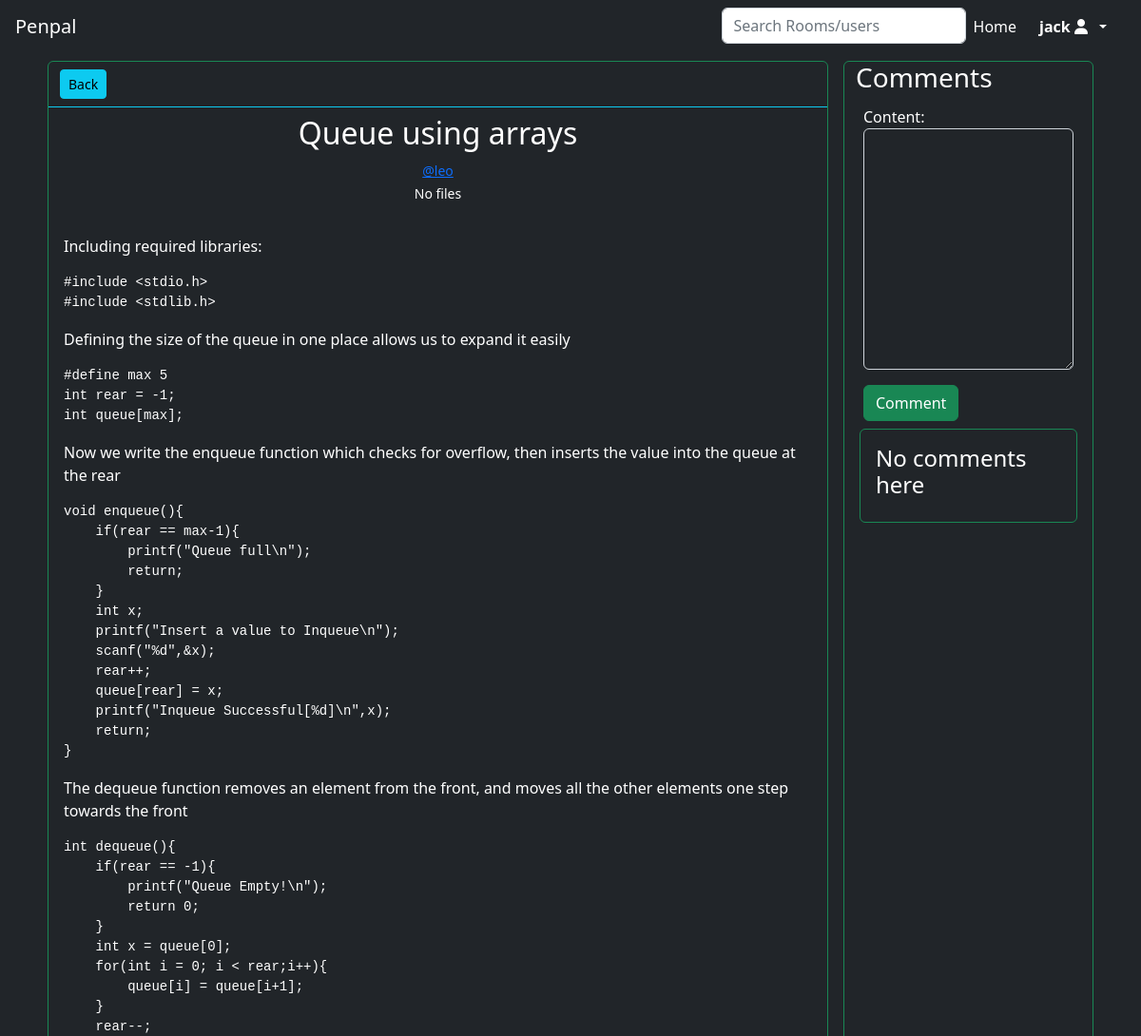
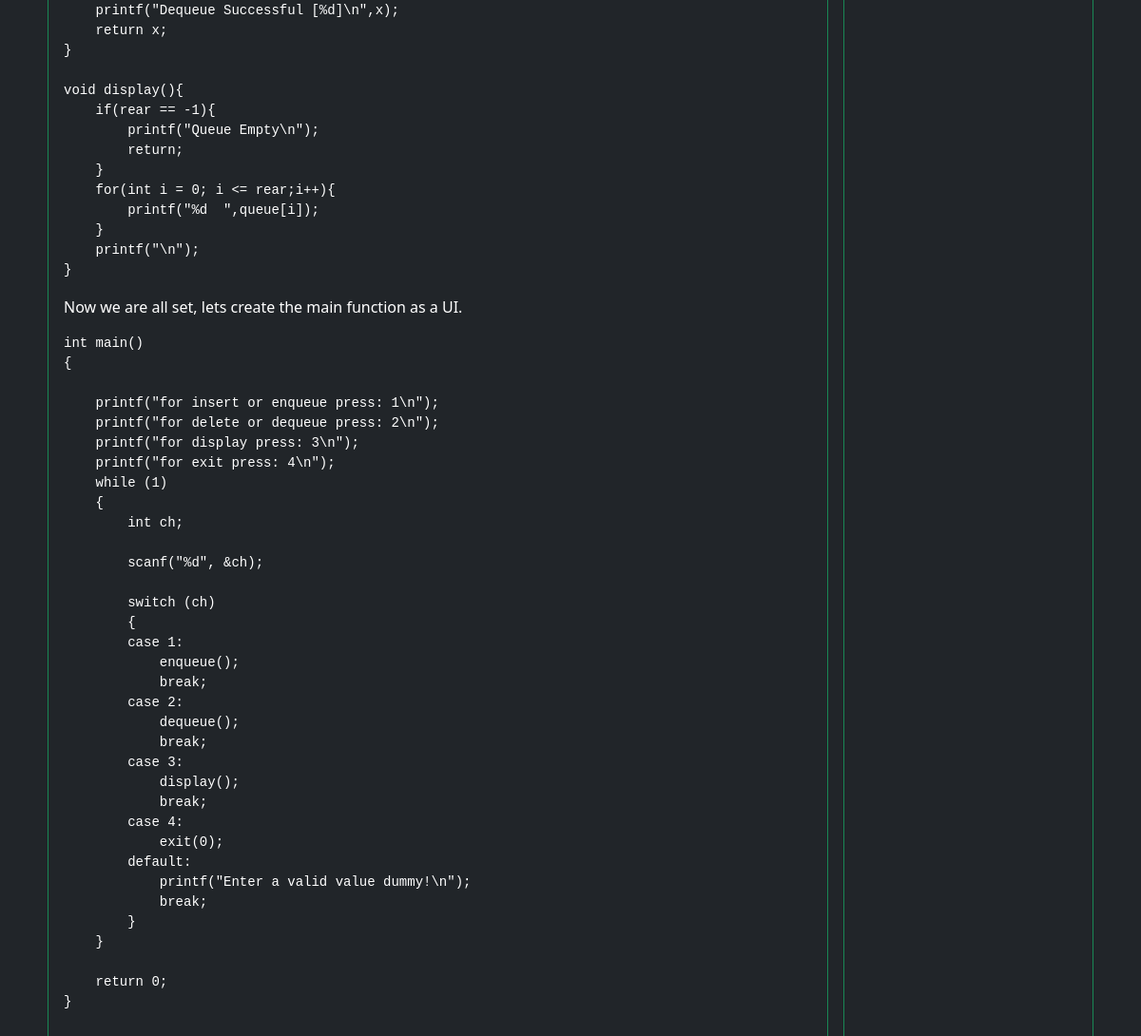
/post/2 (signed in), run on the app's committed database (2 pictures, top to bottom).
### accounts/models.py (models this page shows, shortened)
class Account(AbstractBaseUser,PermissionsMixin):
    id = models.UUIDField(primary_key = True,default=uuid.uuid4,editable=False)
    Genders=[
        ("Male","Male"),
        ("Female","Female")
    ]
    email = models.EmailField(verbose_name="email", max_length=60, unique=True)
    username = models.CharField(max_length=30, unique=True)
    gender = models.CharField(max_length=7,choices=Genders,default = "Male")
    phone_num = PhoneNumberField(blank=True)
    current_residence = CountryField(null =True , blank = True)
    nationality = CountryField(null =True , blank = True)
    date_joined = models.DateTimeField(verbose_name="date joined", auto_now_add=True)
    last_login = models.DateTimeField(verbose_name="last login", auto_now=True)
    is_active = models.BooleanField(default=True)
    is_admin = models.BooleanField(default=False)
    is_staff = models.BooleanField(default=False)
    is_superuser = models.BooleanField(default=False)
    profile_image = models.URLField(default="https://www.freeiconspng.com/thumbs/account-icon/account-icon-33.png")
    USERNAME_FIELD = "email"
    REQUIRED_FIELDS = [
        'username',
    ]
    objects = MyAccountManager()
    class Meta:
        unique_together = ('username','email')
    def __str__(self):
        return f"<a href='/accounts/{self.id}'>@{self.username}</a>"

### base/models.py (models this page shows, shortened)
class Post(models.Model):
    title = models.CharField(max_length=120)
    content = MarkdownField(rendered_field='content_rendered', validator=VALIDATOR_STANDARD)
    content_rendered = RenderedMarkdownField()
    creator = models.ForeignKey(Account,on_delete=models.CASCADE,related_name="user_posts")
    room = models.ForeignKey(Room,on_delete=models.CASCADE,related_name='room_posts')
    likes = models.ManyToManyField(Account,related_name='liked_posts')
    dislikes = models.ManyToManyField(Account,related_name='disliked_posts')
    bookmarks = models.ManyToManyField(Account,related_name='bookmarked_posts')
    pinned = models.BooleanField(default=False)
    created_at = models.DateTimeField(auto_now_add=True)
    updated_at = models.DateTimeField(auto_now=True)
    class Meta:
        ordering = ['pinned','-created_at']

### base/views.py (the view)
# urls.py: path('post/<int:postid>',view_post,name='view_post'),
def view_post(request,postid):
    post = get_object_or_404(Post, pk=postid)
    comments = post.post_comments.all()
    comment_form = CommentCreationForm()
    return render(request, 'base/view_post.html', {'post': post , 'comments': comments,'comment_form': comment_form})

### base/forms.py
class CommentCreationForm(forms.ModelForm):
    class Meta:
        model = Comment
        fields = ('content',)
        widgets = {
            'content': forms.Textarea(attrs={'class':'form-control bg-dark text-white'}),
        }

### base/templates/base/view_post.html (shortened to what this page needs)
{% extends "layout.html" %}
{% block body %}
<div class="container" style="display: grid; grid-template-columns: 3fr 1fr;">
    <div class="border rounded border-success m-2">
        <div class="container mt-2 mb-2 border-bottom border-info pb-2">
            <a href="{% url 'view_room' post.room.id %}" class="btn btn-info btn-sm">Back</a>
        </div>
        <div class="border-bottom border-info">
            <div class="text-center">
                <h2>{{post.title}}</h2>
                <small>{{post.creator| safe}}</small>
                <div>
                    {% for file in post.post_files.all %}
                    <a href="{% url 'get_post_file' file.id %}">{{ file }}</a>
                    {% empty %}
                    <small>No files</small>
                    {% endfor %}
                </div>
            </div>
            <div class="p-3">
                <p class="text-center">{{post.content_rendered | safe}}</p>
            </div>
        </div>
    </div>
    <div class="border rounded border-success m-2">
        <div class="container">
            <h3>Comments</h3>
            {% include "base/create_comment.html" %}
        </div>
        <div class="container">
            <div class="border rounded border-success list-group p-3 m-1">
                {% include 'base/comments.html' %}
            </div>
        </div>
    </div>
</div>
{% endblock %}

### accounts/templates/layout.html (shortened to what this page needs)
{% load static %}
{% load crispy_forms_tags %}
<!DOCTYPE html>
<html lang="en">
<head>
    <link href="https://cdn.jsdelivr.net/npm/bootstrap@5.2.0/dist/css/bootstrap.min.css" rel="stylesheet">
    <link rel="stylesheet" href="{% static 'css/styles.css' %}">
    <link rel="stylesheet" href="{% static 'css/bootstrap.css' %}">
</head>
<body class="text-white bg-dark">
    <nav id="navbar" class="text-white navbar navbar-expand-lg" style="z-index: 1;">
        <div class="text-white container-fluid">
            <a class="text-white navbar-brand text-center p-1" href="{% url 'index' %}" data-bs-toggle="tooltip" data-bs-placement="bottom"
                title="Go to Homepage">Penpal</a>
            <div class="text-white collapse navbar-collapse" id="navbarSupportedContent">
                <span class="text-white nav-item d-flex mx-3">
                    <ul class="text-white navbar-nav me-auto mb-2 mb-lg-0">
                        <li class="text-white nav-item">
                            <form class="form-inline" action="{% url 'index'%}" >
                                <input name="s" class="form-control mr-sm-2" type="search" placeholder="Search Rooms/users" aria-label="Search">
                              </form>
                        </li>
                        <li class="text-white nav-item">
                            <a class="text-white nav-link english" href="{% url 'index' %}">Home</a>
                        </li>
                    {% if user.is_authenticated %}
                        <li class="text-white nav-item dropdown bg-dark">
                            <a class="text-white nav-link dropdown-toggle bg-dark" href="#" id="navbarDropdown" role="button"
                                data-bs-toggle="dropdown" aria-expanded="false"><span data-bs-toggle="tooltip"
                                    data-bs-placement="bottom" title="Dropdown">
                                    <strong class="text-white px-2 bg-dark">{{user.username}}
                                        <i class="text-white fa-solid fa-user"></i></strong></span></a>
                        </li>
                    </ul>
                    {% endif %}
                </span>
            </div>
        </div>
    </nav>
    {% block body %}
    {% endblock %}
</body>
</html>

### data on the page
Account: username "jack"
Post: title "Queue using arrays", creator "@leo", content_rendered "Including required libraries: #include <stdio.h> #include <stdlib.h> Defining the size of the queue in one place allows us to expand it easily #define max 5 int rear = -1; int queue[max]; Now we write the enqueue function which checks for overflow, then inserts the value into the queue at the rear void enqueue(){ if(rear == max-1){ printf(\"Queue full\\n\"); return; } int x; printf(\"Insert a value to Inqueue\\n\"); scanf(\"%d\",&x); rear++; queue[rear] = x; printf(\"Inqueue Successful[%d]\\n\",x); return; } The dequeue function removes an element from the front, and moves all the other elements one step towards the front int dequeue(){ if(rear == -1){ printf(\"Queue Empty!\\n\"); return 0; } int x =…"
